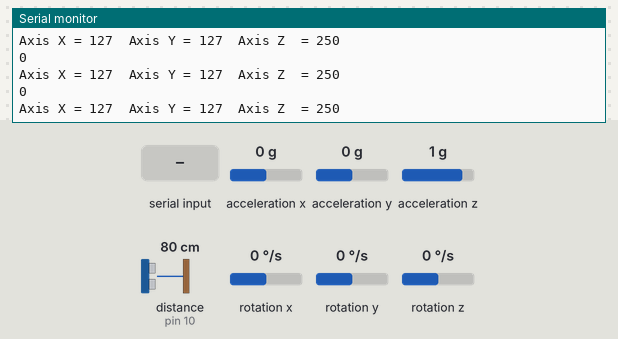
This sketch was run on a simulated Arduino Uno, built with avr-gcc and run on an emulated ATmega328P. On the bench: the last lines printed to the serial monitor. Wiring (inferred from the names in the program): ultrasonic range finder: trigger pin 11; echo pin 10. The test bench sets the inputs (shaded band); at power-on: acceleration x 0 g, distance to the obstacle (sensor on pin 10) 80 cm, acceleration y 0 g, acceleration z 1 g, rotation x 0 °/s, rotation y 0 °/s, rotation z 0 °/s. The echo pulse lasts 58.3 µs per cm.

Above: at 1.2 s.
1.3 s: acceleration x set to -0.8 g
At 1.36 s:
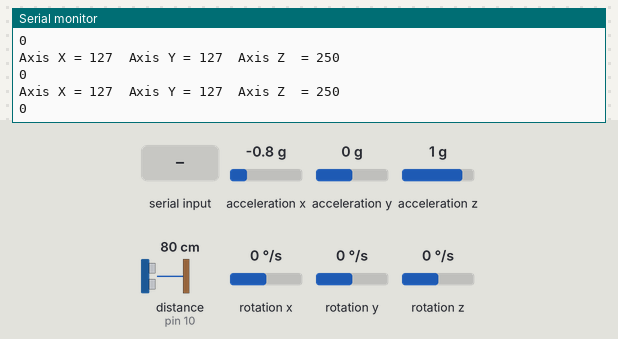
4.3 s: distance to the obstacle (sensor on pin 10) set to 35 cm
At 4.41 s:
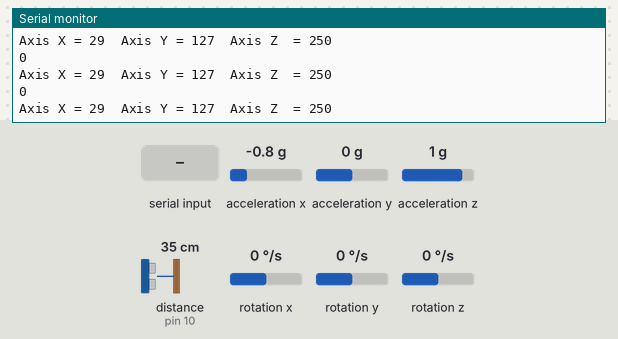
7.3 s: "1\n" received over Serial
At 7.4 s:
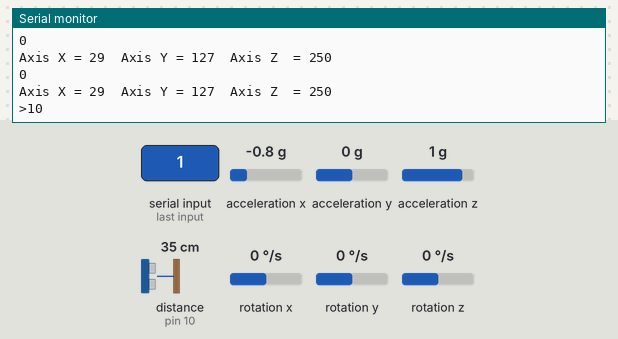
10.3 s: distance to the obstacle (sensor on pin 10) set to 60 cm
At 10.5 s:
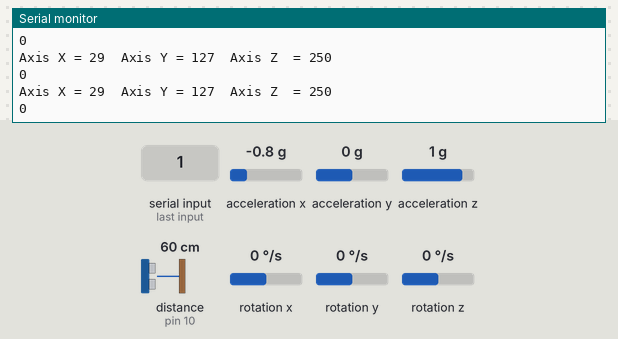

The sketch:

ECD521_ObjectDetection.ino
```cpp
#include <AltSoftSerial.h>
AltSoftSerial BTserial;
#include "MPU6050.h"
#include "I2Cdev.h"
#include "Wire.h"

char c=' ';
boolean NL = true;
const int trigPin = 11;
const int echoPin = 10;
float duration, distance;
MPU6050 mpu;
int16_t ax, ay, az;
int16_t gx, gy, gz;
int16_t detectionCounter = 0;
boolean detected = false;

struct GyroData {
  byte X;
  byte Y;
  byte Z;
};

GyroData data;

void setup()
{
    pinMode(trigPin, OUTPUT);
    pinMode(echoPin, INPUT);
    Serial.begin(9600);
    Serial.print("Sketch:   ");   Serial.println(__FILE__);
    Serial.print("Uploaded: ");   Serial.println(__DATE__);
    Serial.println(" ");

    BTserial.begin(9600);
    Serial.println("BTserial started at 9600");

    Wire.begin();
    mpu.initialize();
}

void loop()
{

    mpu.getMotion6(&ax, &ay, &az, &gx, &gy, &gz);
    data.X = map(ax, -17000, 17000, 0, 255 ); // X axis data
    data.Y = map(ay, -17000, 17000, 0, 255);
    data.Z = map(az, -17000, 17000, 0, 255);  // Y axis data
    Serial.print("Axis X = ");
    Serial.print(data.X);
    Serial.print("  ");
    Serial.print("Axis Y = ");
    Serial.print(data.Y);
    Serial.print("  ");
    Serial.print("Axis Z  = ");
    Serial.println(data.Z);

    digitalWrite(trigPin, LOW);
    delayMicroseconds(2);
    digitalWrite(trigPin, HIGH);
    delayMicroseconds(10);
    digitalWrite(trigPin, LOW);
    duration = pulseIn(echoPin, HIGH);
    distance = (duration*.0343)/2;
	  // Serial.print("Distance: ");
	  // Serial.println(distance);
	  delay(100);

    // Read from the Bluetooth module and send to the Arduino Serial Monitor
    if (BTserial.available())
    {
        c = BTserial.read();;
        Serial.write(c);
        if (c == '1'){
          digitalWrite(10,HIGH);
          digitalWrite(11, LOW);
        }
        else{
          digitalWrite(11, HIGH);
          digitalWrite(10,LOW);
        }
    }
    if(data.X < 200 && data.X > 80)
    {
      if(distance < 20 && detected == false)
      {
          BTserial.write("Alert");
          detectionCounter++;
          detected = true;
      }
      else if (distance > 20)
      {
          BTserial.write("Nothing");
          detected = false;
      }

    }
    else
    {
      BTserial.write("Nothing");
      detected = false;
    }

    // Read from the Serial Monitor and send to the Bluetooth module
    if (Serial.available())
    {
        c = Serial.read();

        // do not send line end characters to the HM-10
        if (c!=10 & c!=13 )
        {
             BTserial.write(c);
        }

        // Echo the user input to the main window.
        // If there is a new line print the ">" character.
        if (NL) { Serial.print("\r\n>");  NL = false; }
        Serial.write(c);
        if (c==10) { NL = true; }


    }
    Serial.println(detectionCounter);

}
```

Measured:
- after the input at 7.3 s, the serial monitor: prints a new line after 0.10 s (image 3)
